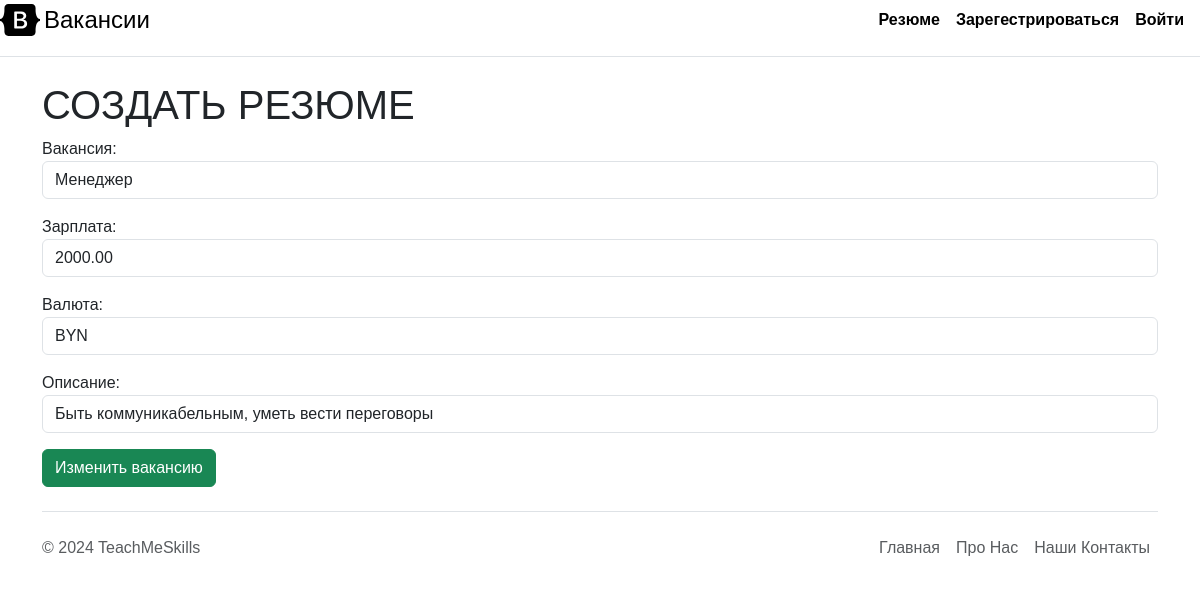
Page /summary/update/17/ on the committed database.
### main/models.py (models this page shows, shortened)
class Vacancy(models.Model):
    title = models.CharField('Вакансия', max_length=100) # charfield - до 255 символов
    salary = models.DecimalField('Зарплата', max_digits=10, decimal_places=2, null=True)
    currency = models.CharField('Валюта',max_length=5, null=True)
    description = models.TextField('Описание')# textfield - чето побольше
    author = models.ForeignKey(User, on_delete=models.CASCADE, null=True, default=None)

### main/views.py (the view)
# urls.py: path('update/<int:vacancy_id>/', views.update_vacancy, name='update-vacancy'),
def update_vacancy(request, vacancy_id):
    error = ''
    vacancy_to_edit = Vacancy.objects.get(id=vacancy_id)
    if request.method == 'POST':
        form = VacancyForm(request.POST, instance=vacancy_to_edit)
        if vacancy_to_edit.author and request.user.id == vacancy_to_edit.author.id:
            if form.is_valid():
                post = form.save(commit=False)
                post.author = request.user
                post.save()
                return redirect('home')
            else:
                error = 'Форма была неверной'
        else:
            error = 'Вы не можете изменить эту вакансию, так как вы не её автор'
    else:
        form = VacancyForm(instance=vacancy_to_edit)
    context = {
        'form': form,
        'error': error
    }
    return render(request, 'main/update_vacancy.html', context)

### main/forms.py
class VacancyForm(ModelForm):
    class Meta:
        model = Vacancy
        fields = ["title","salary","currency","description"]
        widgets = {
            "title": TextInput(attrs={
                'class': 'form-control',
                'placeholder': 'Введите название'
            }),
            "salary": TextInput(attrs={
                'class': 'form-control',
                'placeholder': 'Введите зарплату'
            }),
            "currency": TextInput(attrs={
                'class': 'form-control',
                'placeholder': 'Введите валюту'
            }),
            "description": TextInput(attrs={
                'class': 'form-control',
                'placeholder': 'Введите описание'
            }),
            }

### main/templates/main/update_vacancy.html (shortened to what this page needs)
{% extends 'main/base.html' %}
{% block content %}
    <h1>СОЗДАТЬ РЕЗЮМЕ</h1>
    <form method="post">
        {{ form.as_p }}
        <button type="submit" class="btn btn-success">Изменить вакансию</button>
    </form>
{% endblock %}

### rows in the picture
Vacancy: title "Менеджер", salary "2000.00", currency "BYN", description "Быть коммуникабельным, уметь вести переговоры"
